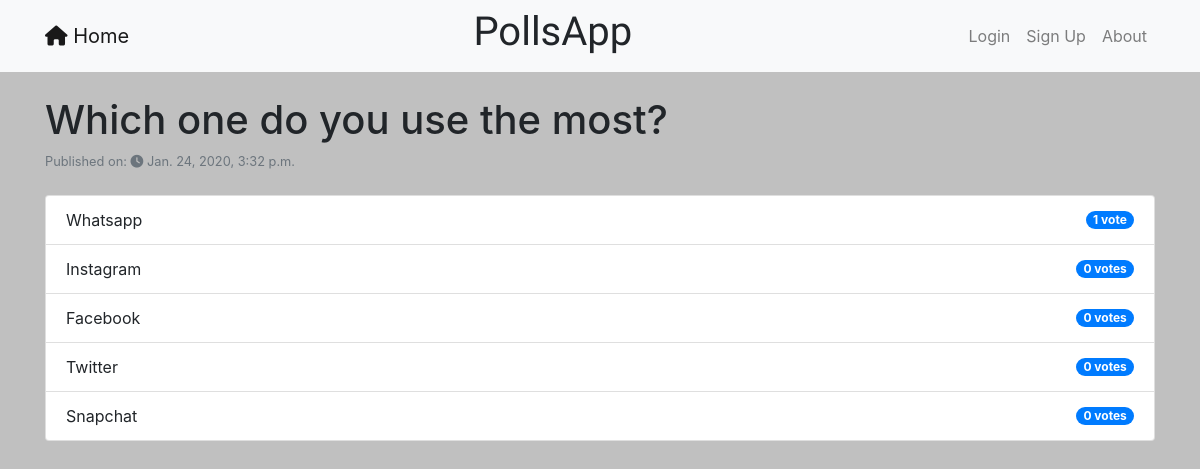
Page /polls/14/results/ on the committed database.
### polls/models.py (models this page shows, shortened)
class Question(models.Model):
    user = models.ForeignKey(User, on_delete=models.CASCADE)
    question_text = models.CharField(max_length=200)
    pub_date = models.DateTimeField('Date Published',default=timezone.now)
    no_of_choices = models.IntegerField('Number of Choices', default=0)
    voted_by = models.ManyToManyField(User, blank=True, related_name='questions_voted')
    class Meta:
        ordering = ['-pub_date']

class Choice(models.Model):
    question = models.ForeignKey(Question, on_delete=models.CASCADE)
    choice_text = models.CharField(max_length=200)
    votes = models.IntegerField(default=0)
    class Meta:
        ordering = ['-votes']

### polls/views.py (the view)
# urls.py: path('<int:pk>/results/', views.ResultsView.as_view(), name='results'),
class ResultsView(generic.DetailView):
    model = Question
    template_name = 'polls/results.html'

### polls/templates/polls/results.html (shortened to what this page needs)
{% extends "base.html" %}
{% block content %}
<h1>{{ question.question_text }}?</h1>
<small class="form-text text-muted">Published on:
  <i class="fas fa-clock"></i>
  <time>{{question.pub_date}}</time>
</small>
<br>
<ul class="list-group">
{% for choice in question.choice_set.all %}
    <li class="list-group-item justify-content-between align-items-center d-flex">{{ choice.choice_text }}
      <span class="badge badge-primary badge-pill">{{ choice.votes }} vote{{ choice.votes|pluralize }}</span>
    </li>
{% endfor %}
</ul>
<br>
{% endblock %}

### static/css/main.css (style rules this page uses)
body { background-color: #C0C0C0; }

### rows in the picture
Question: question_text "Which one do you use the most", pub_date "Jan. 24, 2020, 3:32 p.m."
Choice: choice_text "Whatsapp", votes "1"
Choice: choice_text "Instagram", votes "0"
Choice: choice_text "Facebook", votes "0"
Choice: choice_text "Twitter", votes "0"
Choice: choice_text "Snapchat", votes "0"
